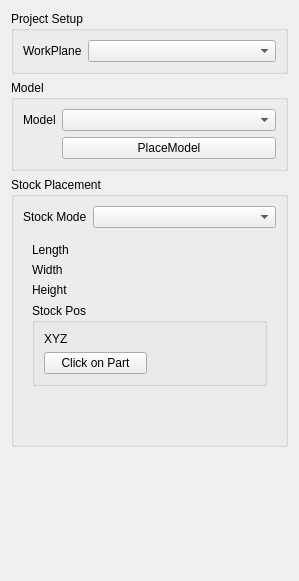
<?xml version="1.0" encoding="UTF-8"?>
<ui version="4.0">
 <class>Form</class>
 <widget class="QWidget" name="Form">
  <property name="geometry">
   <rect>
    <x>0</x>
    <y>0</y>
    <width>299</width>
    <height>581</height>
   </rect>
  </property>
  <property name="windowTitle">
   <string>Form</string>
  </property>
  <layout class="QGridLayout" name="gridLayout_3">
   <item row="1" column="0">
    <widget class="QGroupBox" name="modelGroup">
     <property name="title">
      <string>Model</string>
     </property>
     <layout class="QFormLayout" name="formLayout_3">
      <item row="0" column="0">
       <widget class="QLabel" name="label_2">
        <property name="text">
         <string>Model</string>
        </property>
       </widget>
      </item>
      <item row="0" column="1">
       <widget class="QComboBox" name="model"/>
      </item>
      <item row="1" column="1">
       <widget class="QPushButton" name="placeModel">
        <property name="text">
         <string>PlaceModel</string>
        </property>
       </widget>
      </item>
     </layout>
    </widget>
   </item>
   <item row="0" column="0">
    <widget class="QGroupBox" name="groupBox">
     <property name="title">
      <string>Project Setup</string>
     </property>
     <layout class="QFormLayout" name="formLayout_2">
      <item row="0" column="0">
       <widget class="QLabel" name="label">
        <property name="text">
         <string>WorkPlane</string>
        </property>
       </widget>
      </item>
      <item row="0" column="1">
       <widget class="QComboBox" name="workPlane"/>
      </item>
     </layout>
    </widget>
   </item>
   <item row="2" column="0">
    <widget class="QGroupBox" name="groupBox_3">
     <property name="title">
      <string>Stock Placement</string>
     </property>
     <layout class="QFormLayout" name="formLayout">
      <item row="0" column="0">
       <widget class="QLabel" name="label_3">
        <property name="text">
         <string>Stock Mode</string>
        </property>
       </widget>
      </item>
      <item row="0" column="1">
       <widget class="QComboBox" name="stockMode"/>
      </item>
      <item row="1" column="0" colspan="2">
       <widget class="QStackedWidget" name="stackedWidget">
        <property name="currentIndex">
         <number>0</number>
        </property>
        <widget class="QWidget" name="page_2">
         <layout class="QGridLayout" name="gridLayout">
          <item row="4" column="0" colspan="2">
           <widget class="QGroupBox" name="StockPos">
            <property name="title">
             <string>Stock Pos</string>
            </property>
            <layout class="QGridLayout" name="gridLayout_4">
             <item row="1" column="0" colspan="2">
              <widget class="QPushButton" name="clickOnPartBtn">
               <property name="text">
                <string>Click on Part</string>
               </property>
              </widget>
             </item>
             <item row="0" column="1">
              <widget class="Gui::QuantitySpinBox" name="stockOriginX" native="true">
               <property name="unit" stdset="0">
                <string/>
               </property>
              </widget>
             </item>
             <item row="0" column="2">
              <widget class="Gui::QuantitySpinBox" name="stockOriginY" native="true">
               <property name="unit" stdset="0">
                <string/>
               </property>
              </widget>
             </item>
             <item row="0" column="0">
              <widget class="QLabel" name="label_10">
               <property name="text">
                <string>XYZ</string>
               </property>
              </widget>
             </item>
             <item row="0" column="3">
              <widget class="Gui::QuantitySpinBox" name="stockOriginZ" native="true">
               <property name="unit" stdset="0">
                <string/>
               </property>
              </widget>
             </item>
            </layout>
           </widget>
          </item>
          <item row="3" column="1">
           <widget class="Gui::QuantitySpinBox" name="stockHeight" native="true">
            <property name="unit" stdset="0">
             <string/>
            </property>
           </widget>
          </item>
          <item row="0" column="1">
           <widget class="Gui::QuantitySpinBox" name="stockLength" native="true">
            <property name="unit" stdset="0">
             <string/>
            </property>
           </widget>
          </item>
          <item row="3" column="0">
           <widget class="QLabel" name="label_9">
            <property name="text">
             <string>Height</string>
            </property>
           </widget>
          </item>
          <item row="1" column="1">
           <widget class="Gui::QuantitySpinBox" name="stockWidth" native="true">
            <property name="unit" stdset="0">
             <string/>
            </property>
           </widget>
          </item>
          <item row="1" column="0">
           <widget class="QLabel" name="label_8">
            <property name="text">
             <string>Width</string>
            </property>
           </widget>
          </item>
          <item row="0" column="0">
           <widget class="QLabel" name="label_7">
            <property name="maximumSize">
             <size>
              <width>50</width>
              <height>16777215</height>
             </size>
            </property>
            <property name="text">
             <string>Length</string>
            </property>
           </widget>
          </item>
          <item row="5" column="0">
           <spacer name="verticalSpacer">
            <property name="orientation">
             <enum>Qt::Orientation::Vertical</enum>
            </property>
            <property name="sizeHint" stdset="0">
             <size>
              <width>20</width>
              <height>40</height>
             </size>
            </property>
           </spacer>
          </item>
         </layout>
        </widget>
        <widget class="QWidget" name="page">
         <layout class="QGridLayout" name="gridLayout_2">
          <item row="2" column="1">
           <widget class="Gui::QuantitySpinBox" name="stockYNeg" native="true">
            <property name="toolTip">
             <string>Start Depth of the operation. The highest point in Z-axis the operation needs to process.</string>
            </property>
            <property name="unit" stdset="0">
             <string notr="true">mm</string>
            </property>
            <property name="minimum" stdset="0">
             <double>-999999999.000000000000000</double>
            </property>
            <property name="maximum" stdset="0">
             <double>999999999.000000000000000</double>
            </property>
           </widget>
          </item>
          <item row="2" column="2">
           <widget class="Gui::QuantitySpinBox" name="stockYPos" native="true">
            <property name="toolTip">
             <string>Start Depth of the operation. The highest point in Z-axis the operation needs to process.</string>
            </property>
            <property name="unit" stdset="0">
             <string notr="true">mm</string>
            </property>
            <property name="minimum" stdset="0">
             <double>-999999999.000000000000000</double>
            </property>
            <property name="maximum" stdset="0">
             <double>999999999.000000000000000</double>
            </property>
           </widget>
          </item>
          <item row="4" column="1">
           <widget class="Gui::QuantitySpinBox" name="stockZNeg" native="true">
            <property name="toolTip">
             <string>Start Depth of the operation. The highest point in Z-axis the operation needs to process.</string>
            </property>
            <property name="unit" stdset="0">
             <string notr="true">mm</string>
            </property>
            <property name="minimum" stdset="0">
             <double>-999999999.000000000000000</double>
            </property>
            <property name="maximum" stdset="0">
             <double>999999999.000000000000000</double>
            </property>
           </widget>
          </item>
          <item row="4" column="2">
           <widget class="Gui::QuantitySpinBox" name="stockZPos" native="true">
            <property name="toolTip">
             <string>Start Depth of the operation. The highest point in Z-axis the operation needs to process.</string>
            </property>
            <property name="unit" stdset="0">
             <string notr="true">mm</string>
            </property>
            <property name="minimum" stdset="0">
             <double>-999999999.000000000000000</double>
            </property>
            <property name="maximum" stdset="0">
             <double>999999999.000000000000000</double>
            </property>
           </widget>
          </item>
          <item row="4" column="0">
           <widget class="QLabel" name="label_6">
            <property name="text">
             <string>Z</string>
            </property>
           </widget>
          </item>
          <item row="5" column="0">
           <spacer name="verticalSpacer_3">
            <property name="orientation">
             <enum>Qt::Orientation::Vertical</enum>
            </property>
            <property name="sizeHint" stdset="0">
             <size>
              <width>20</width>
              <height>40</height>
             </size>
            </property>
           </spacer>
          </item>
          <item row="2" column="0">
           <widget class="QLabel" name="label_5">
            <property name="text">
             <string>Y</string>
            </property>
           </widget>
          </item>
          <item row="0" column="1">
           <widget class="Gui::QuantitySpinBox" name="stockXNeg" native="true">
            <property name="toolTip">
             <string>Start Depth of the operation. The highest point in Z-axis the operation needs to process.</string>
            </property>
            <property name="unit" stdset="0">
             <string notr="true">mm</string>
            </property>
            <property name="minimum" stdset="0">
             <double>-999999999.000000000000000</double>
            </property>
            <property name="maximum" stdset="0">
             <double>999999999.000000000000000</double>
            </property>
           </widget>
          </item>
          <item row="0" column="0">
           <widget class="QLabel" name="label_4">
            <property name="maximumSize">
             <size>
              <width>20</width>
              <height>16777215</height>
             </size>
            </property>
            <property name="text">
             <string>X</string>
            </property>
           </widget>
          </item>
          <item row="0" column="2">
           <widget class="Gui::QuantitySpinBox" name="stockXPos" native="true">
            <property name="toolTip">
             <string>Start Depth of the operation. The highest point in Z-axis the operation needs to process.</string>
            </property>
            <property name="unit" stdset="0">
             <string notr="true">mm</string>
            </property>
            <property name="minimum" stdset="0">
             <double>-999999999.000000000000000</double>
            </property>
            <property name="maximum" stdset="0">
             <double>999999999.000000000000000</double>
            </property>
           </widget>
          </item>
         </layout>
        </widget>
       </widget>
      </item>
     </layout>
    </widget>
   </item>
   <item row="3" column="0">
    <spacer name="verticalSpacer_2">
     <property name="orientation">
      <enum>Qt::Orientation::Vertical</enum>
     </property>
     <property name="sizeHint" stdset="0">
      <size>
       <width>20</width>
       <height>40</height>
      </size>
     </property>
    </spacer>
   </item>
  </layout>
 </widget>
 <customwidgets>
  <customwidget>
   <class>Gui::QuantitySpinBox</class>
   <extends>QWidget</extends>
   <header location="global">Gui/QuantitySpinBox.h</header>
  </customwidget>
 </customwidgets>
 <resources/>
 <connections/>
</ui>
